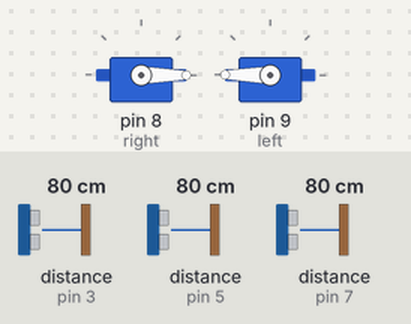
Bench run of a sketch on a simulated Arduino Uno, built with avr-gcc and run on an emulated ATmega328P. Parts: 2 × servo. Wiring (inferred from the names in the program): 3 × ultrasonic range finder: trigger pin 2, echo pin 3 / trigger pin 4, echo pin 5 / trigger pin 6, echo pin 7. The test bench sets the inputs (shaded band); at power-on: distance to the obstacle (sensors on pin 3, pin 5, pin 7) 80 cm. The echo pulse lasts 58.3 µs per cm.

Above: at 6.2 s.
6.3 s: distance to the obstacle (sensor on pin 3) set to 23 cm
7.8 s: distance to the obstacle (sensor on pin 3) set to 18 cm
At 8.6 s:
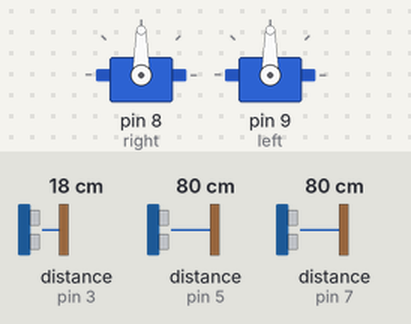
10.8 s: distance to the obstacle (sensor on pin 5) set to 2 cm
At 12.9 s:
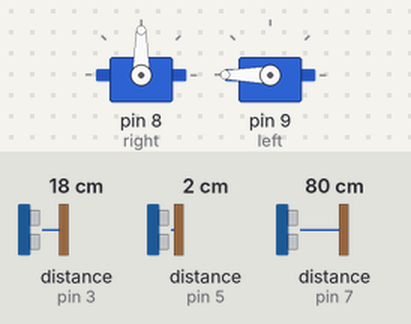
13.8 s: distance to the obstacle (sensor on pin 5) set to 37 cm
15.3 s: distance to the obstacle (sensor on pin 5) set to 45 cm
At 16.7 s:
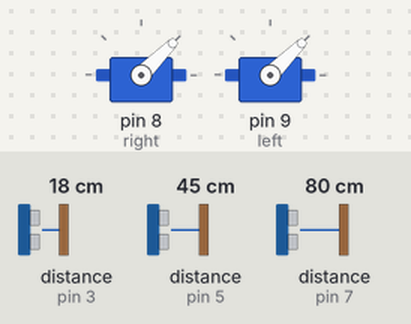
18.3 s: distance to the obstacle (sensor on pin 7) set to 2 cm
At 20.6 s:
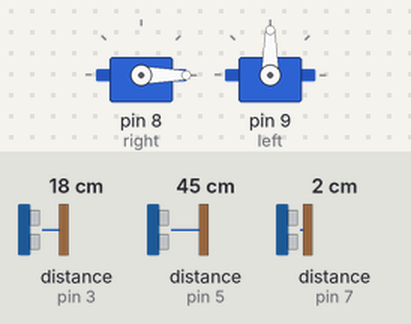
Timing chart, 0 to 22.1 s (numbered marks = the images above; inputs shaded):
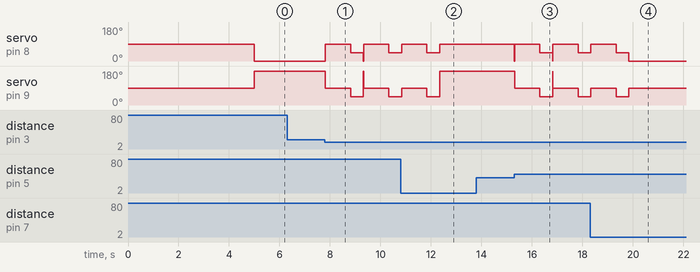

The sketch:

Self_Driving_Arduino.ino
```cpp
/*The robot is a small car that will avoid obstacles while driving.
It does this by gathering information of its surroundings via three ultrasonic sensors attached to the front: one is facing
forward, and the two on the side are facing forward at an angle of 45 degrees to cover the sides of the arduino

To build the arduino: an arduino uno board in combination with two continuous servos and three distance sensors.
The robot is powered by an external power bank. Cardboard was used as a base. A round piece of cardboard was attached to the base
at the back of the arduino to act as a third "wheel"
 */

int trig1 = 2, echo1 = 3, trig2 = 4, echo2 = 5, trig3 = 6, echo3 = 7;


#include "read_ultrasonic.h"
#include "front_alert.h"
#include <Servo.h>
Servo right;
Servo left;


void setup() {
    pinMode(trig1, OUTPUT);
    pinMode(echo1, INPUT);
    pinMode(trig2, OUTPUT);
    pinMode(echo2, INPUT);
    pinMode(trig3, OUTPUT);
    pinMode(echo3, INPUT);

    right.attach(8);
    left.attach(9);

    Serial.begin(9600);

    delay(5000);
}


void loop() {
  float distance_l, distance_r, distance_f;
  int i;

    right.write(0);
    left.write(180);

    distance_f = read_ultrasonic(trig1, echo1);
    distance_l = read_ultrasonic(trig2, echo2);
    distance_r = read_ultrasonic(trig3, echo3);

   if(distance_f < 0.2){
    front_alert();  //This function allows the arduino to avoid obstacles directly in front of it
  }
  if(distance_l <=0.2){ //Allows arduino to avoid any obstacles to the left of it
    while(distance_l <= 0.4){
     distance_l= read_ultrasonic(trig2, echo2);
     right.write(90);
     left.write(180);
    }
  }

 if(distance_r <=0.2){ //Allows arduino to avoid any obstacles to the right of it
  while(distance_r <= 0.4){
    distance_r= read_ultrasonic(trig3, echo3);
    right.write(0);
    left.write(90);
    }
  }
}
```

front_alert.cpp.ino
```cpp
void front_alert(){

      right.write(90);
      left.write(90);

      delay(1000);

      right.write(45);
      left.write(45);

      delay(500);

      right.write(0);
      left.write(180);
    }
```

front_alert.h
```cpp
void front_alert(float d);
```

read_ultrasonic.cpp.ino
```cpp
float read_ultrasonic(int trig, int echo)     //this function allows the ultrasonic sensor to read distances
{

  float duration, distance, c=343.0;

  //send pulse
  digitalWrite(trig, LOW);
  delayMicroseconds(2);
  digitalWrite(trig, HIGH);
  delayMicroseconds(11);
  digitalWrite(trig, LOW);

  delayMicroseconds(10);

  duration = pulseIn(echo, HIGH);

  duration *= 1.0e-6;
  distance = c*duration/2.0;

  return distance;
  }
```

read_ultrasonic.h
```cpp
float read_ultrasonic(int trig, int echo);
```

Measured:
- the behaviour switches between 21 and 20 cm on distance to the obstacle (sensor on pin 3) (found by bisection; images 0 and 1)
- the behaviour switches between 40 and 41 cm on distance to the obstacle (sensor on pin 5) (found by bisection; images 2 and 3)
- after the input at 6.3 s, every drawn part: stays the same
- after the input at 7.8 s, servo on pin 8 (right), servo on pin 9 (left): alternates 90° for 1.0 s and 45° for 0.50 s, starting at once
- after the input at 13.8 s, every drawn part: stays the same
- after the input at 15.3 s, servo on pin 8 (right): 90° → 45° after 1.0 s, → 90° 0.50 s later, → 45° 1.0 s later; servo on pin 9 (left): alternates 90° for 1.0 s and 45° for 0.50 s, starting at once
